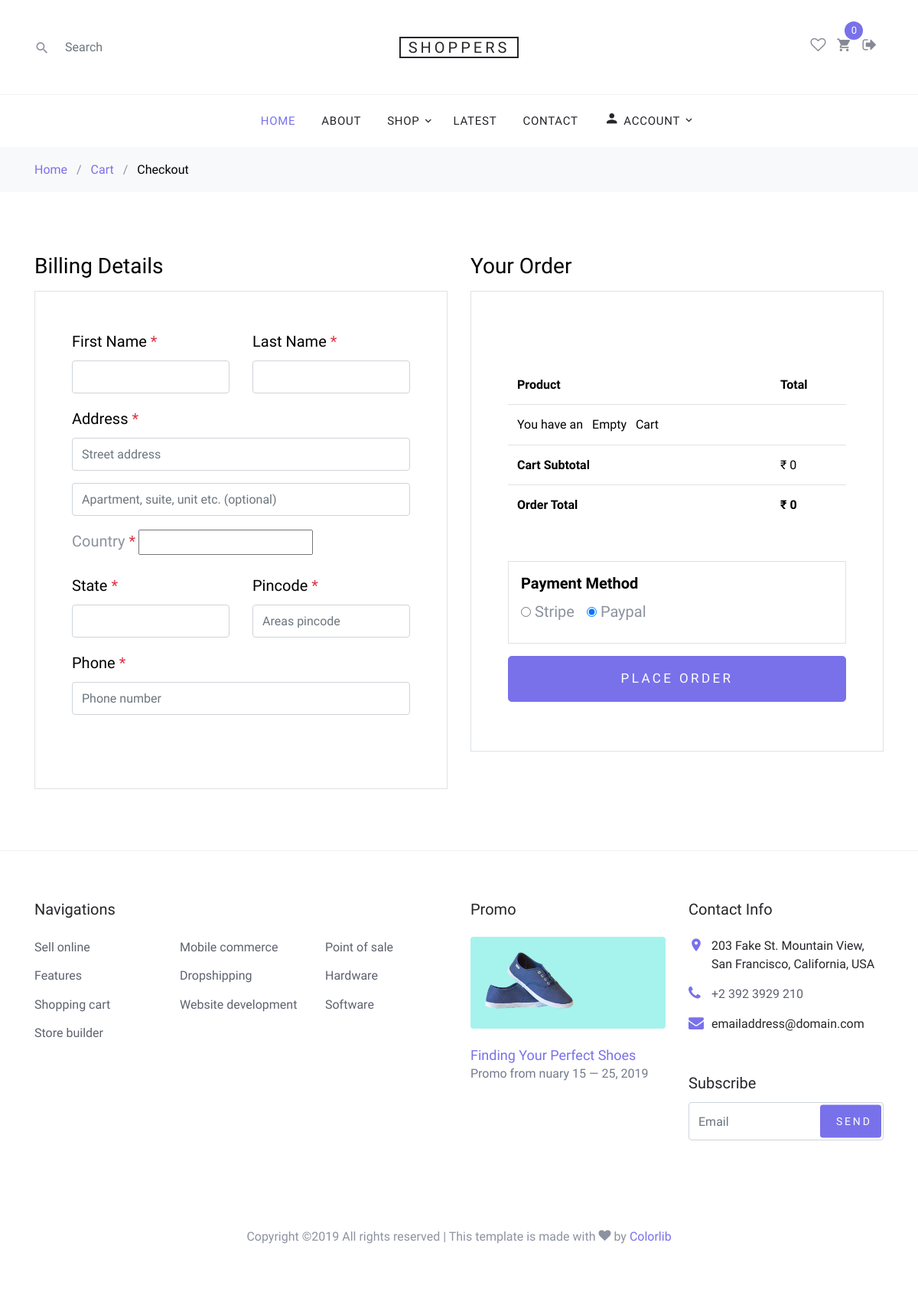
Before: /checkout/ (signed in) with the older database file.
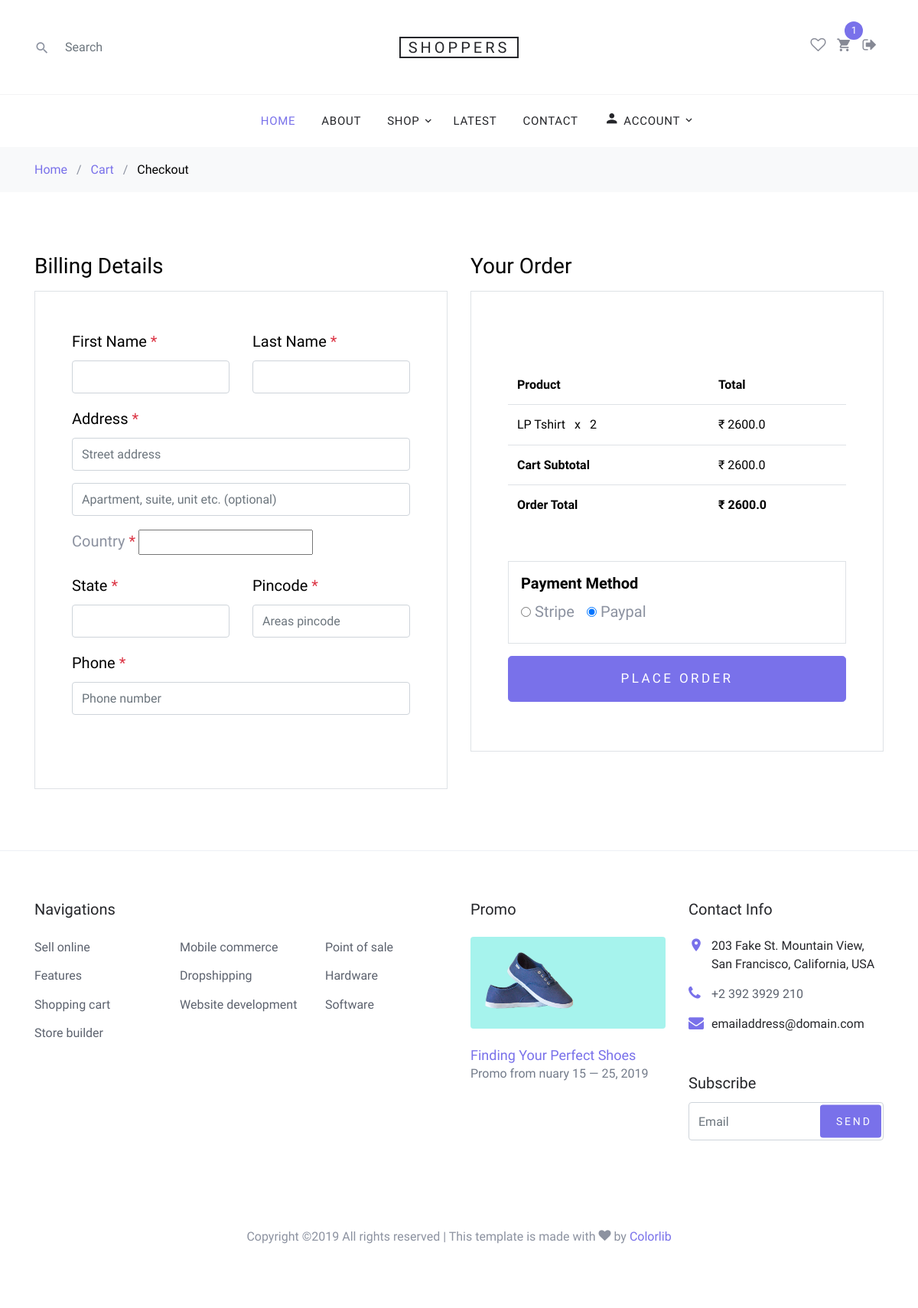
After: the same page with the newer database file.
### core/models.py (models this page shows, shortened)
class Order(models.Model):
    user = models.ForeignKey(settings.AUTH_USER_MODEL,
                             on_delete=models.CASCADE)
    ref_code = models.CharField(max_length=20)
    ordered = models.BooleanField(default=False)
    items = models.ManyToManyField(OrderItem)
    order_started = models.DateTimeField(auto_now_add=True)
    ordered_date = models.DateTimeField()
    billing_address = models.ForeignKey(
        "BillingAddress", on_delete=models.SET_NULL, blank=True, null=True)
    payment = models.ForeignKey(
        "Payments", on_delete=models.SET_NULL, blank=True, null=True)
    status = models.CharField(
        choices=ORDER_STATUS_CHOICES, max_length=3, blank=True, null=True)
    refund_requested = models.BooleanField(default=False)
    refund_granted = models.BooleanField(default=False)
    def get_cart_price(self):
        total = 0
        for order_item in self.items.all():
            total += order_item.get_final_price()
        return total

class OrderItem(models.Model):
    item = models.ForeignKey(Item, on_delete=models.CASCADE)
    user = models.ForeignKey(settings.AUTH_USER_MODEL,
                             on_delete=models.CASCADE
                             )
    ordered = models.BooleanField(default=False)
    quantity = models.IntegerField(default=1)
    def get_total_item_price(self):
        return self.quantity * self.item.price
    def get_final_price(self):
        if self.item.discount_price:
            return self.get_total_discount_price()
        return self.get_total_item_price()

class Item(models.Model):
    title = models.CharField(max_length=130)
    price = models.FloatField()
    discount_price = models.FloatField(blank=True, null=True)
    category = models.CharField(choices=CATEGORY_CHOICES, max_length=2)
    label = models.CharField(choices=LABEL_CHOICES,
                             max_length=2, blank=True, null=True)
    date_added = models.DateTimeField(auto_now_add=True, blank=True, null=True)
    slug = models.SlugField()
    description = models.TextField()
    image = models.ImageField()

### core/views.py (the view, shortened to what this page needs)
# urls.py: path('checkout/', CheckoutView.as_view(), name='checkout'),
class CheckoutView(View):
    def get(self, *args, **kwargs):
        try:
            order = Order.objects.get(user=self.request.user, ordered=False)
            form = CheckoutForm()
            context = {
                'form': form,
                'order': order,
            }
            return render(self.request, "checkout.html", context)
        except ObjectDoesNotExist:
            messages.warning(
                self.request, "You do not have an active order !!")
            return redirect('/')

### core/templatetags/cart_template_tags.py (called while the page is built)
@register.filter
def cart_items_count(user):
    if user.is_authenticated:
        qs = Order.objects.filter(user=user, ordered=False)
        if qs.exists():
            return qs[0].items.count()
    return 0

### templates/checkout.html (shortened to what this page needs)
{% extends "base.html" %}
{% block content %}
    <div class="bg-light py-3">
      <div class="container">
        <div class="row">
          <div class="col-md-12 mb-0"><a href="index.html">Home</a> <span class="mx-2 mb-0">/</span> <a href="cart.html">Cart</a> <span class="mx-2 mb-0">/</span> <strong class="text-black">Checkout</strong></div>
        </div>
      </div>
    </div>
    <div class="site-section">
      <div class="container">
        <div class="row">
          <div class="col-md-6 mb-5 mb-md-0">
            <h2 class="h3 mb-3 text-black">Billing Details</h2>
            <div class="p-3 p-lg-5 border">
            <form method="POST" >
              <div class="form-group row">
                <div class="col-md-6">
                  <label for="{{ form.first_name.id_for_label }}" class="text-black">First Name <span class="text-danger">*</span></label>
                  {{ form.first_name }}
                </div>
                <div class="col-md-6">
                  <label for="{{ form.last_name.id_for_label }}" class="text-black">Last Name <span class="text-danger">*</span></label>
                  {{ form.last_name }}
                </div>
              </div>
              <div class="form-group row">
                <div class="col-md-12">
                  <label for="{{ form.street_address.id_for_label }}" class="text-black">Address <span class="text-danger">*</span></label>
                  {{ form.street_address }}
                </div>
              </div>
              <div class="form-group">
                {{ form.apartment_address }}
              </div>
               <div class="form-group">
                <label for="{{ form.country.id_for_label }}">Country <span class="text-danger">*</span></label>
                {{ form.country }}
              </div>
              <div class="form-group row">
                <div class="col-md-6">
                  <label for="{{ form.state.id_for_label }}" class="text-black">State <span class="text-danger">*</span></label>
                  {{ form.state}}
                </div>
                <div class="col-md-6">
                  <label for="{{ form.pincode.id_for_label }}" class="text-black">Pincode <span class="text-danger">*</span></label>
                  {{ form.pincode }}
                </div>
              </div>
              <div class="form-group row mb-5">
                <div class="col-md-12">
                  <label for="{{ form.phone.id_for_label }}" class="text-black">Phone <span class="text-danger">*</span></label>
                  {{ form.phone }}
                </div>
              </div>
              </div>
          </div>
          <div class="col-md-6">
            <div class="row mb-5">
              <div class="col-md-12">
                <h2 class="h3 mb-3 text-black">Your Order</h2>
                <div class="p-3 p-lg-5 border">
                  <table class="table site-block-order-table mb-5">
                    {% include "order_snippet.html" %}
                  <div class="border p-3 mb-3">
                    <h3 style="font-size: 20px; font-weight: bold; color: black" class="h6 mb-0">Payment Method</h3>
                      <div class="py-2">
                      {% for value, name in form.fields.payment_options.choices %}
                        <div class="form-check form-check-inline">
                            <input class="form-check-input" type="radio" name="payment_options" id="{{ name }}" value="{{ value }}" checked>
                            <label class="form-check-label" for="{{ name }}">{{ name }}</label>
                        </div>
                      {% endfor %}
                      </div>
                  </div>
                  <div class="form-group">
                    <button class="btn btn-primary btn-lg py-3 btn-block" type='submit'>Place Order</button>
                  </div>
                </div>
              </div>
            </div>
          </div>
        </div>
      </div>
    </div>
{% endblock content %}

### templates/base.html (shortened to what the changed rows need)
{% load static %}
{% load cart_template_tags %}
<!DOCTYPE html>
<html lang="en">
  <head>
    <link rel="stylesheet" href="{% static 'fonts/icomoon/style.css' %}">
    <link rel="stylesheet" href="{% static 'css/bootstrap.min.css' %}">
    <link rel="stylesheet" href="{% static 'css/magnific-popup.css' %}">
    <link rel="stylesheet" href="{% static 'css/jquery-ui.css' %}">
    <link rel="stylesheet" href="{% static 'css/owl.carousel.min.css' %}">
    <link rel="stylesheet" href="{% static 'css/owl.theme.default.min.css' %}">
    <link rel="stylesheet" href="//cdn.jsdelivr.net/npm/alertifyjs@1.12.0/build/css/alertify.min.css"/>
    <link rel="stylesheet" href="{% static 'css/aos.css' %}">
    <link rel="stylesheet" href="{% static 'css/style.css' %}">
  </head>
  <body>
  <div class="site-wrap">
    <header class="site-navbar" role="banner">
      <div class="site-navbar-top">
        <div class="container">
          <div class="row align-items-center">
            <div class="col-6 col-md-4 order-3 order-md-3 text-right">
              <div class="site-top-icons">
                <ul>
                {% if request.user.is_authenticated %}
                  <li><a href="#"><span class="icon icon-heart-o"></span></a></li>
                  <li>
                    <a href="{% url 'core:cart' %}" class="site-cart">
                      <span class="icon icon-shopping_cart"></span>
                      <span class="count">{{ request.user|cart_items_count }}</span>
                    </a>
                  </li>
                   <li><a href="{% url 'account_logout' %}"><span class="icon icon-sign-out"></span></a></li>
                  {% endif %}
                </ul>
              </div>
            </div>
          </div>
        </div>
      </div>
    </header>
    {% block content  %}
    {% endblock content %}
  </div>
  </body>
</html>

### templates/order_snippet.html
<table class="table site-block-order-table mb-5">
    <thead>
        <th>Product</th>
        <th>Total</th>
    </thead>
    <tbody>
    {% for order_item in order.items.all %}
    <tr>
        <td>{{ order_item.item.title }} <strong class="mx-2">x</strong> {{ order_item.quantity }}</td>
        <td>₹ {{ order_item.get_final_price }}</td>
    </tr>
    {% empty %}
    <tr colspan=2>
        <td>You have an <strong class="mx-2">Empty</strong> Cart</td>
    </tr>
    {% endfor %}
    <tr>
        <td class="text-black font-weight-bold"><strong>Cart Subtotal</strong></td>
        <td class="text-black">₹ {{ order.get_cart_price }}</td>
    </tr>
    <tr>
        <td class="text-black font-weight-bold"><strong>Order Total</strong></td>
        <td class="text-black font-weight-bold"><strong>₹ {{ order.get_cart_price }}</strong></td>
    </tr>
    </tbody>
</table>

Changed rows visible on the page:
added OrderItem: item "LP Tshirt", quantity "2", get_final_price "2600.0"
computed for Order: get_cart_price "0" → "2600.0"
Other visible differences:
{{ request.user|cart_items_count }}: "0" → "1"
text no longer shown: "You have an Empty Cart"
